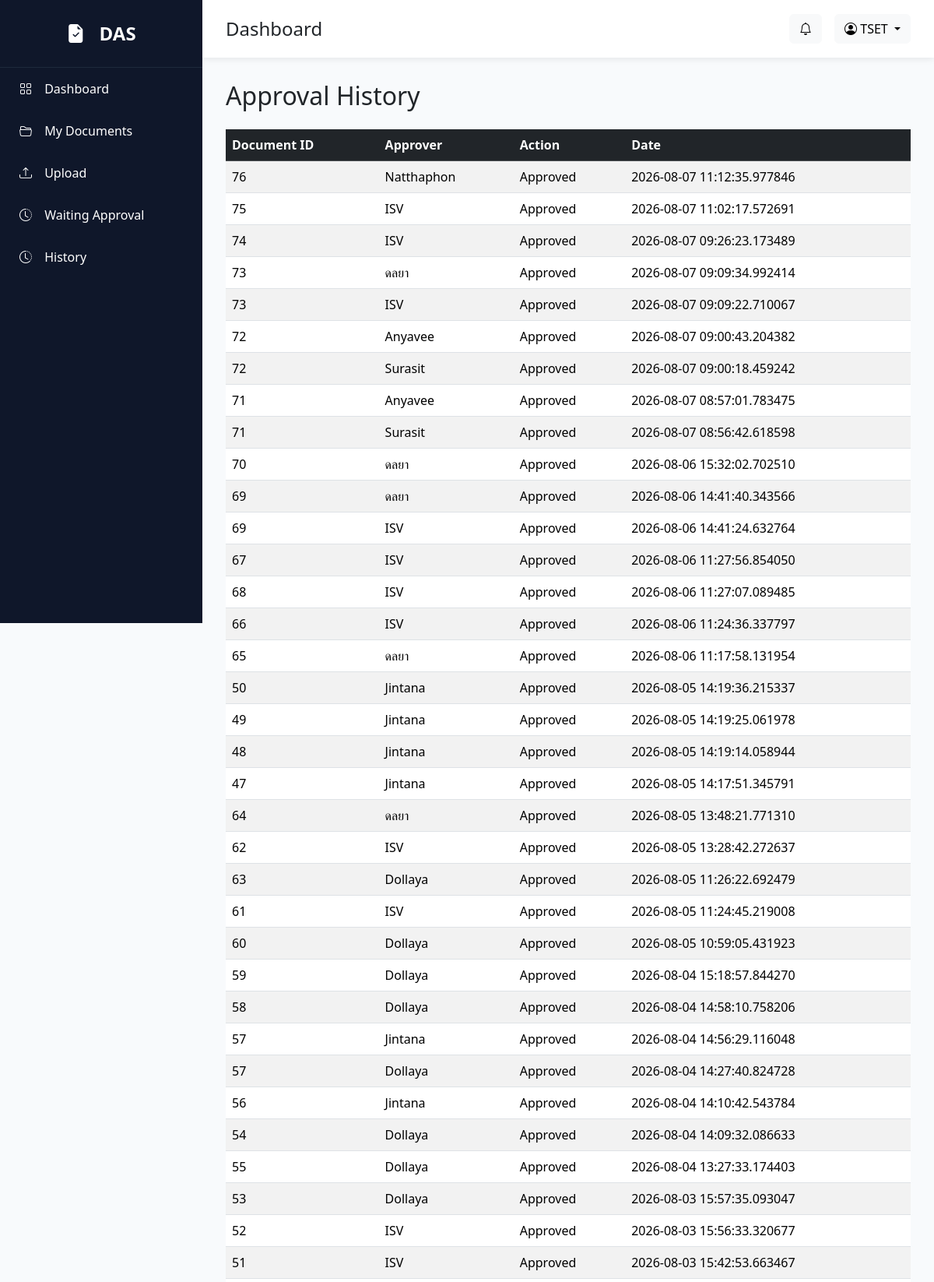
The app's page /history (signed in, upper part) with its own data.
### models/user.py (models this page shows)
class User(UserMixin, db.Model):
    __tablename__ = "users"
    id = db.Column(db.Integer, primary_key=True)
    employee_id = db.Column(db.String(20), unique=True, nullable=False)
    fullname = db.Column(db.String(200), nullable=False)
    username = db.Column(db.String(100), unique=True)
    password = db.Column(db.String(255), nullable=False)
    email = db.Column(db.String(150))
    department = db.Column(db.String(100))
    position = db.Column(db.String(100))
    role = db.Column(db.String(50), default="Employee")
    status = db.Column(db.String(20), default="Active")
    created_at = db.Column(db.DateTime, default=datetime.utcnow)
    approval_steps = db.relationship(
        "ApprovalStep",
        backref="approver",
        lazy=True
    )

### models/approval.py (models this page shows)
class ApprovalHistory(db.Model):
    __tablename__ = "approval_history"
    id = db.Column(db.Integer, primary_key=True)
    document_id = db.Column(
        db.Integer,
        db.ForeignKey("documents.id"),
        nullable=False
    )
    approver = db.Column(db.String(20), nullable=False)
    action = db.Column(db.String(20))
    comment = db.Column(db.Text)
    approved_at = db.Column(
        db.DateTime,
        default=lambda: datetime.utcnow() + timedelta(hours=7)
    )

### routes/document.py (the view)
@document_bp.route("/history")
@login_required
def approval_history():
    histories = ApprovalHistory.query.order_by(
        ApprovalHistory.approved_at.desc()
    ).all()
    return render_template(
        "documents/history.html",
        histories=histories
    )

### app.py (called while the page is built)
@login_manager.user_loader
def load_user(user_id):
    return User.query.get(int(user_id))

### templates/documents/history.html (shortened to what this page needs)
{% extends "layout/base.html" %}
{% block content %}
<h2 class="mb-4">Approval History</h2>
<div class="table-responsive d-none d-lg-block">
<table class="table table-striped">
    <thead class="table-dark">
        <tr>
            <th>Document ID</th>
            <th>Approver</th>
            <th>Action</th>
            <th>Date</th>
        </tr>
    </thead>
    <tbody>
        {% for h in histories %}
        <tr>
            <td>{{ h.document_id }}</td>
            <td>{{ h.approver }}</td>
            <td>{{ h.action }}</td>
            <td>{{ h.approved_at }}</td>
        </tr>
        {% endfor %}
    </tbody>
</table>
</div>
{% endblock %}

### templates/layout/base.html (shortened to what this page needs)
<!DOCTYPE html>
<html lang="en">
<head>
    <link href="https://cdn.jsdelivr.net/npm/bootstrap@5.3.7/dist/css/bootstrap.min.css" rel="stylesheet">
    <link href="https://cdn.jsdelivr.net/npm/bootstrap-icons@1.11.3/font/bootstrap-icons.min.css" rel="stylesheet">
    <link rel="stylesheet" href="{{ url_for('static', filename='css/style.css') }}">
</head>
<body>
    <div class="wrapper">
        <div class="sidebar d-none d-lg-block">
            <div class="logo">
                <i class="bi bi-file-earmark-check-fill"></i>
                DAS
            </div>
            <a href="/dashboard">
                <i class="bi bi-grid"></i>
                Dashboard
            </a>
            <a href="/documents">
                <i class="bi bi-folder2-open"></i>
                My Documents
            </a>
            <a href="/documents/create">
                <i class="bi bi-upload"></i>
                Upload
            </a>
            <a href="/documents/waiting">
                <i class="bi bi-clock-history"></i>
                Waiting Approval
            </a>
            <a href="/history">
                <i class="bi bi-clock-history"></i>
                History
            </a>
        </div>
        <div class="main">
            <div class="topbar">
                <div class="d-flex align-items-center">
                    <h4 class="mb-0">
                        {% block page_title %}
                        Dashboard
                        {% endblock %}
                    </h4>
                </div>
                <div class="d-flex align-items-center gap-3">
                    <button class="btn btn-light position-relative">
                        <i class="bi bi-bell"></i>
                    </button>
                    <div class="dropdown">
                        <button class="btn btn-light dropdown-toggle" data-bs-toggle="dropdown">
                            <i class="bi bi-person-circle"></i>
                            {{ current_user.employee_id }}
                        </button>
                    </div>
                </div>
            </div>
            <div class="content">
                {% block content %}
                {% endblock %}
            </div>
        </div>
    </div>
</body>
</html>

### static/css/style.css (style rules this page uses)
* { margin: 0; padding: 0; box-sizing: border-box; font-family: 'Segoe UI', sans-serif; }
body { background: #F8FAFC; }
.wrapper { display: flex; }
.sidebar { width: 260px; height: 100vh; background: #0F172A; color: white; position: fixed; }
.logo { padding: 25px; font-size: 24px; font-weight: bold; text-align: center; border-bottom: 1px solid #1E293B; }
.sidebar a { color: white; text-decoration: none; display: block; padding: 15px 25px; transition: .3s; }
.sidebar i { margin-right: 12px; }
.main { margin-left: 260px; width: 100%; }
.topbar { background: white; padding: 18px 30px; display: flex; justify-content: space-between; align-items: center; box-shadow: 0 2px 8px rgba(0, 0, 0, .08); }
.content { padding: 30px; }
.table-responsive { overflow-x: auto; }

### records on screen
User: employee_id "TSET"
ApprovalHistory: document_id "76", approver "Natthaphon", action "Approved", approved_at "2026-08-07 11:12:35.977846"
ApprovalHistory: document_id "75", approver "ISV", action "Approved", approved_at "2026-08-07 11:02:17.572691"
ApprovalHistory: document_id "74", approver "ISV", action "Approved", approved_at "2026-08-07 09:26:23.173489"
ApprovalHistory: document_id "73", approver "ดลยา", action "Approved", approved_at "2026-08-07 09:09:34.992414"
ApprovalHistory: document_id "73", approver "ISV", action "Approved", approved_at "2026-08-07 09:09:22.710067"
ApprovalHistory: document_id "72", approver "Anyavee", action "Approved", approved_at "2026-08-07 09:00:43.204382"
ApprovalHistory: document_id "72", approver "Surasit", action "Approved", approved_at "2026-08-07 09:00:18.459242"
ApprovalHistory: document_id "71", approver "Anyavee", action "Approved", approved_at "2026-08-07 08:57:01.783475"
ApprovalHistory: document_id "71", approver "Surasit", action "Approved", approved_at "2026-08-07 08:56:42.618598"
ApprovalHistory: document_id "70", approver "ดลยา", action "Approved", approved_at "2026-08-06 15:32:02.702510"
ApprovalHistory: document_id "69", approver "ดลยา", action "Approved", approved_at "2026-08-06 14:41:40.343566"
ApprovalHistory: document_id "69", approver "ISV", action "Approved", approved_at "2026-08-06 14:41:24.632764"
ApprovalHistory: document_id "67", approver "ISV", action "Approved", approved_at "2026-08-06 11:27:56.854050"
ApprovalHistory: document_id "68", approver "ISV", action "Approved", approved_at "2026-08-06 11:27:07.089485"
ApprovalHistory: document_id "66", approver "ISV", action "Approved", approved_at "2026-08-06 11:24:36.337797"
ApprovalHistory: document_id "65", approver "ดลยา", action "Approved", approved_at "2026-08-06 11:17:58.131954"
ApprovalHistory: document_id "50", approver "Jintana", action "Approved", approved_at "2026-08-05 14:19:36.215337"
ApprovalHistory: document_id "49", approver "Jintana", action "Approved", approved_at "2026-08-05 14:19:25.061978"
ApprovalHistory: document_id "48", approver "Jintana", action "Approved", approved_at "2026-08-05 14:19:14.058944"
ApprovalHistory: document_id "47", approver "Jintana", action "Approved", approved_at "2026-08-05 14:17:51.345791"
ApprovalHistory: document_id "64", approver "ดลยา", action "Approved", approved_at "2026-08-05 13:48:21.771310"
ApprovalHistory: document_id "62", approver "ISV", action "Approved", approved_at "2026-08-05 13:28:42.272637"
ApprovalHistory: document_id "63", approver "Dollaya", action "Approved", approved_at "2026-08-05 11:26:22.692479"
ApprovalHistory: document_id "61", approver "ISV", action "Approved", approved_at "2026-08-05 11:24:45.219008"
ApprovalHistory: document_id "60", approver "Dollaya", action "Approved", approved_at "2026-08-05 10:59:05.431923"
ApprovalHistory: document_id "59", approver "Dollaya", action "Approved", approved_at "2026-08-04 15:18:57.844270"
ApprovalHistory: document_id "58", approver "Dollaya", action "Approved", approved_at "2026-08-04 14:58:10.758206"
ApprovalHistory: document_id "57", approver "Jintana", action "Approved", approved_at "2026-08-04 14:56:29.116048"
ApprovalHistory: document_id "57", approver "Dollaya", action "Approved", approved_at "2026-08-04 14:27:40.824728"
ApprovalHistory: document_id "56", approver "Jintana", action "Approved", approved_at "2026-08-04 14:10:42.543784"
ApprovalHistory: document_id "54", approver "Dollaya", action "Approved", approved_at "2026-08-04 14:09:32.086633"
ApprovalHistory: document_id "55", approver "Dollaya", action "Approved", approved_at "2026-08-04 13:27:33.174403"
ApprovalHistory: document_id "53", approver "Dollaya", action "Approved", approved_at "2026-08-03 15:57:35.093047"
ApprovalHistory: document_id "52", approver "ISV", action "Approved", approved_at "2026-08-03 15:56:33.320677"
ApprovalHistory: document_id "51", approver "ISV", action "Approved", approved_at "2026-08-03 15:42:53.663467"
